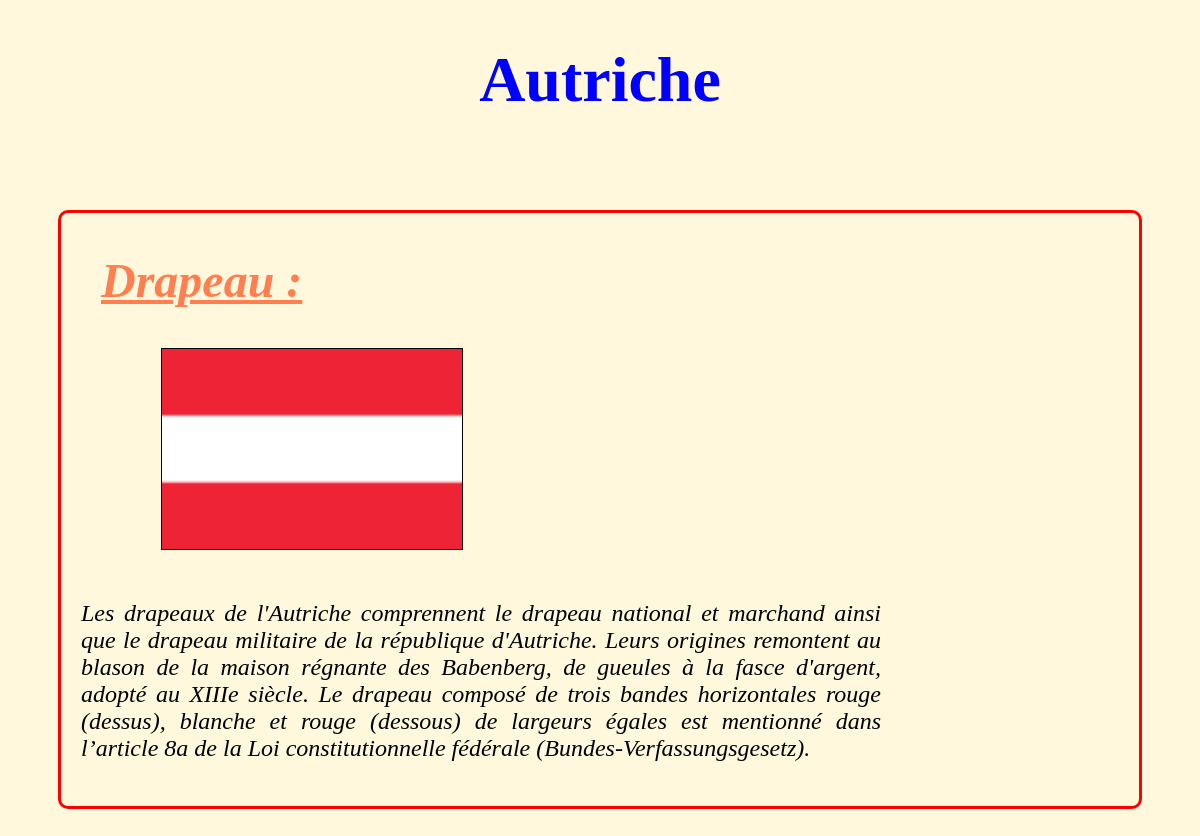
Page /pagePaysDetails.php?id=1 on the committed database.
### tables this page shows
CREATE TABLE `pays` (
  `idPays` int(10) UNSIGNED NOT NULL,
  `nom` varchar(50) DEFAULT NULL,
  `idDrapeau` int(10) UNSIGNED NOT NULL DEFAULT '0',
  `idPaysDecr` int(10) UNSIGNED NOT NULL DEFAULT '0',
  `idGeo` int(10) UNSIGNED NOT NULL DEFAULT '0'
);

CREATE TABLE `drapeau` (
  `idDrapeau` int(10) UNSIGNED NOT NULL,
  `imgDrapeau` varchar(100) DEFAULT NULL,
  `descriptif` text
);

### getDetailsPays.php (called while the page is built)
<?php
if(isset($_GET['id']) && !empty($_GET['id'])){
    require_once 'bddConfig.php';
    $id = intval($_GET['id']);
    $listePaysEurope = $bdd->prepare(""
            . "SELECT "
            . "pays.nom, "
            . "drapeau.imgDrapeau, "
            . "drapeau.descriptif "
            . "FROM pays, drapeau "
            . "WHERE pays.idDrapeau = ?"
            . "AND drapeau.idDrapeau = ?"
            );
    $listePaysEurope->execute(array($id, $id));
    $detailPays = $listePaysEurope->fetch();
}else{
}

### pagePaysDetails.php (the view, shortened to what this page needs)
<?php require_once 'getDetailsPays.php'; ?>
<!DOCTYPE html>
<html>
    <head>
        <link href="css/styleEurope.css" rel="stylesheet" type="text/css"/>
    </head>
    <body>
        <h1><?php echo $detailPays['nom']; ?></h1>
        <div id="divDrapeau">
            <?php if(isset($_GET['id']) && !empty($_GET['id'])){ ?>
            <h2>Drapeau :</h2>
            <img src="img/drapeaux_150px/<?php echo $detailPays['imgDrapeau']; ?>">
            <p><?php echo $detailPays['descriptif']; ?></p>
            <?php }else { ?>
            <h2>Désolé cette page n'exite pas</h2>
            <?php } ?>
        </div>
    </body>
</html>

### css/styleEurope.css (style rules this page uses)
body { background-color: cornsilk; font-family: Times new roman, Arial, Verdana, sans-serif; }
h1 { font-size: 4em; font-weight: bold; text-align: center; color: blue; }
#divDrapeau { border: red 3px solid; border-radius: 10px; margin: 50px; padding: 20px; font-size: 1.5em; font-style: italic; float: left; display: inline-block; }
#divDrapeau h2 { font-size: 2em; font-weight: bold; color: coral; text-decoration: underline; text-align: left; padding-left: 20px; margin-top: 20px; }
#divDrapeau img { margin-left: 80px; margin-right: 20px; margin-bottom: 20px; width: 300px; border: black 1px solid; }
p { text-align: justify; display: inline-block; width: 800px; }

### rows in the picture
pays: nom "Autriche", idDrapeau.imgDrapeau (picture), idDrapeau.descriptif "Les drapeaux de l'Autriche comprennent le drapeau national et marchand ainsi que le drapeau militaire de la république d'Autriche. Leurs origines remontent au blason de la maison régnante des Babenberg, de gueules à la fasce d'argent, adopté au XIIIe siècle. Le drapeau composé de trois bandes horizontales rouge (dessus), blanche et rouge (dessous) de largeurs égales est mentionné dans l’article 8a de la Loi constitutionnelle fédérale (Bundes-Verfassungsgesetz)."
